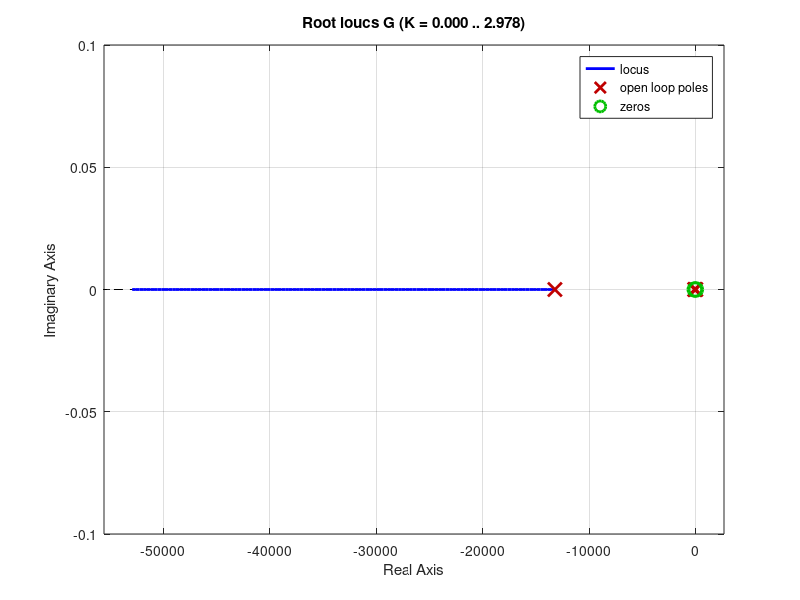

MATLAB code for this plot:
KP = 800;
KI = 1;
KD = 8;
M = 1.5;%云台质量
L=0.02;%云台重心与YAW轴转动中心的距离

G=tf([KD,KP,KI],[M*L^2,KD, KP, KI]);%云台YAW轴3阶系统传递函数
rlocus(G);